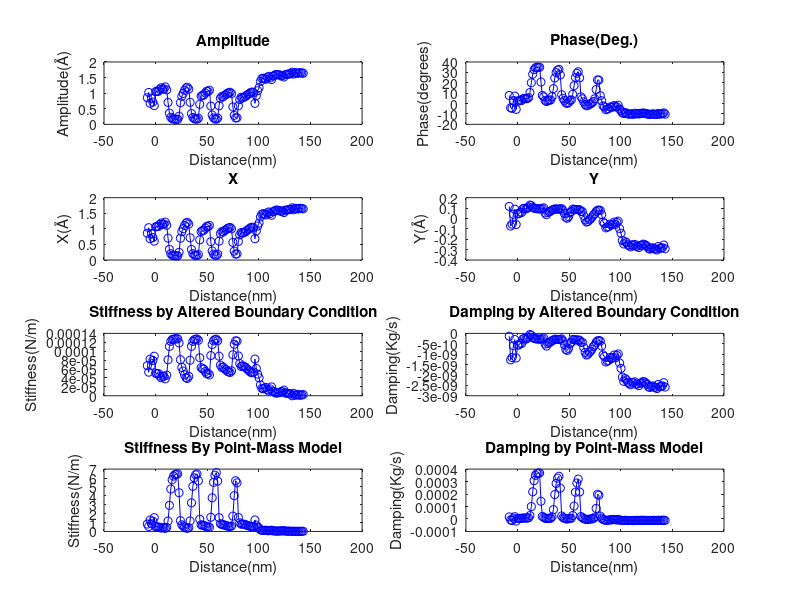

Write the MATLAB code that produced this figure.
% Tiny code for corercting the phase discontinuities in the phase grabbing From the Lockin.
% The discontinuities arrise if the phase of our system exceeds the upper limit of arctan(Y/X) which is 90 degrees.

clear all
%% Experimental constants

Int_sensitivity = 39.73;           	% in mv/A
opamp_gain = 12;
scanner_calib = 22.27;              % nm/V
lockin_sens = 100;                  % in mv

cantilever_stiffness = 0.8486;          % in N/m
free_amplitude = 1.7;                % in Amstrongs
drive_frequency = 2200*2*pi;            % in Hz

npoints = 80;                       % uptil what point do we need to correct the phase data
phasecutoff = -0.139;               % the cutoff point below which the phase would be take to the positive side
datacutoff =115;                    % to trim the redundant part in free amplitude 

density = 2329;                     %density of material of cantilever
area = 8750e-12;                        %surface area of cantilever
cantilever_length = 250e-006;      %length of cantilver SI units


%% Removing the approach values and rescaling the z_voltage values and converting to nanometers

% trimm all the arrays to remove approach z values.

a= importdata('_0x4__data.txt');
b = a.('data');

z = b(:,1);
totlength = length(z);

approach_count = 0;

for i = 1: (totlength-1)
    if (z(i) > z(i+1))
        approach_count = approach_count+1;
    end
end

% count;
% plot(z)

% for i=1:approach_count
%     b(1,:) = [];
%     
% end

for i = datacutoff:length(b)
    b(datacutoff,:) = [];
end

%length(b)

%% data allocation

z_volt = b(:,1);
x = b(:,7)*(lockin_sens/(Int_sensitivity*10));
y = b(:,8)*(lockin_sens/(Int_sensitivity*10));

amplitude = b(:,2)*(lockin_sens/(Int_sensitivity*10));
phase = b(:,3);                        % Third column is the Phase.
DC = b(:,4);
DC = DC - (min(DC));

offset_phase = (min(phase));
new_phase = 30*(pi/180);

n= zeros(length(phase),1);
for i = 1:length(phase)
    if phase(i)< 0
        n(i)=-1;
    else 
        n(i)=1;
    end
end

% true_x = (x);
true_x = (x)/cos(offset_phase);

true_y = ((y));

%  true_x = real(x/cos(offset_phase));
%   true_y =real(sqrt((-1*(x.^2)*((tan(offset_phase))^2))+ (y.^2)));
 %true_y = 
%  %true_y = true_y- min(true_y);

z_dist = (z_volt - z_volt(approach_count+1) )* (scanner_calib * opamp_gain) ; 
for i=1:approach_count
     z_dist(i) = -z_dist(i);     
end


%% Stiffness and Damping calculation   


stiffness = double(cantilever_stiffness* ((free_amplitude./amplitude).*(cos(phase)) -1)); 
%stiffness = stiffness - min(stiffness);

damping = double(cantilever_stiffness * (1.0) * ((free_amplitude./(amplitude.*(drive_frequency))) .* (sin((phase))))) ;
%damping = damping- min(damping);



stiffx = double((-1)*(((0.666*cantilever_stiffness * cantilever_length).*true_x./free_amplitude)- 0.333*density*10*area*cantilever_length*drive_frequency*drive_frequency));
stiffx = stiffx - min(stiffx);

lever_damping = 10e-006;
dampy = double(0.666*cantilever_stiffness*cantilever_length.*true_y./(free_amplitude.*drive_frequency))- (0.333*lever_damping*cantilever_length);
%dampy = dampy- min(dampy);

relaxation_time = double(dampy./(stiffx));

rsq = true_x.^2 + true_y.^2;
asq = amplitude.^2;

force = DC * cantilever_stiffness / (Int_sensitivity*10000000);
force = 100-force;
f_zero = force(length(force)-5);
force = force- f_zero;

%% Plotting
'please refer to code for plot_matrix labels'
plot_matrix = zeros(length(z_dist),10);
plot_matrix(:,1) = z_dist;
plot_matrix(:,2) = amplitude;
plot_matrix(:,3) = phase;
plot_matrix(:,4) = true_x;
plot_matrix(:,5) = true_y;
plot_matrix(:,6) = DC;
plot_matrix(:,7) = stiffx;
plot_matrix(:,8) = dampy;
plot_matrix(:,9) = force;
plot_matrix(:,10) = relaxation_time;

phase = phase .* (180/pi); %converted phase to degrees

subplot(4,2,1)
plot(z_dist,amplitude,'o-b')
title('Amplitude')
xlabel('Distance(nm)')  
ylabel('Amplitude(Å)')

subplot(4,2,2)
plot(z_dist,phase,'o-b')
title('Phase(Deg.)')
xlabel('Distance(nm)')
ylabel('Phase(degrees)')


subplot(4,2,3)
plot(z_dist,true_x,'o-b')
title('X')
xlabel('Distance(nm)')
ylabel('X(Å)')


subplot(4,2,4)
plot(z_dist,true_y,'o-b')
title('Y')
xlabel('Distance(nm)')
ylabel('Y(Å)')

subplot(4,2,5)
plot(z_dist,stiffx,'o-b')
title('Stiffness by Altered Boundary Condition')
xlabel('Distance(nm)')
ylabel('Stiffness(N/m)')

subplot(4,2,6)
plot(z_dist,dampy,'o-b')
title('Damping by Altered Boundary Condition')
xlabel('Distance(nm)')
ylabel('Damping(Kg/s)')

subplot(4,2,7)
plot(z_dist,stiffness,'o-b')
title('Stiffness By Point-Mass Model')
xlabel('Distance(nm)') 
ylabel('Stiffness(N/m)')


subplot(4,2,8)
plot(z_dist,damping,'o-b')
title('Damping by Point-Mass Model')
xlabel('Distance(nm)')
ylabel('Damping(Kg/s)')


% subplot(4,2,7)
% plot(z_dist,DC,'o-b')
% title('Retardation Time')
% xlabel('Distance(nm)')
% ylabel('Retardation Time(s)')
